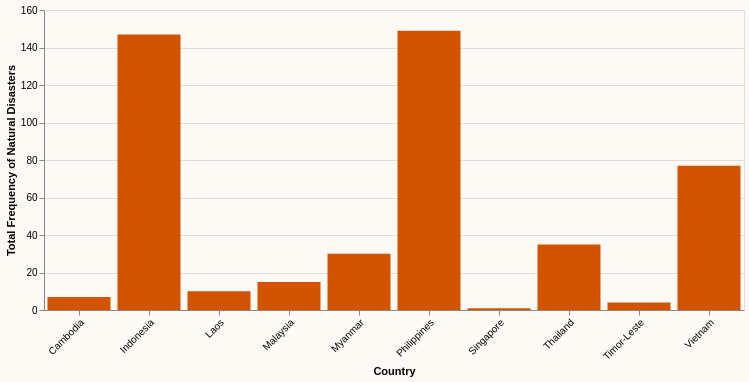

Write the Vega-Lite specification saved for this chart.
### Vega-Lite specification from a JSON file in a GitHub repository (floating-point values rounded to 4 significant figures)
{"$schema": "https://vega.github.io/schema/vega-lite/v5.json", "width": 700, "height": 300, "background": "#fdf9f4", "data": {"values": [{"Country": "Cambodia", "Disaster Type": "Flood", "Frequency": 6, "Proportion": 0.8571}, {"Country": "Cambodia", "Disaster Type": "Storm", "Frequency": 1, "Proportion": 0.1429}, {"Country": "Indonesia", "Disaster Type": "Drought", "Frequency": 1, "Proportion": 0.006803}, {"Country": "Indonesia", "Disaster Type": "Earthquake", "Frequency": 26, "Proportion": 0.1769}, {"Country": "Indonesia", "Disaster Type": "Flood", "Frequency": 85, "Proportion": 0.5782}, {"Country": "Indonesia", "Disaster Type": "Landslide", "Frequency": 23, "Proportion": 0.1565}, {"Country": "Indonesia", "Disaster Type": "Storm", "Frequency": 4, "Proportion": 0.02721}, {"Country": "Indonesia", "Disaster Type": "Volcanic activity", "Frequency": 7, "Proportion": 0.04762}, {"Country": "Indonesia", "Disaster Type": "Wildfire", "Frequency": 1, "Proportion": 0.006803}, {"Country": "Laos", "Disaster Type": "Epidemic", "Frequency": 1, "Proportion": 0.1}, {"Country": "Laos", "Disaster Type": "Flood", "Frequency": 8, "Proportion": 0.8}, {"Country": "Laos", "Disaster Type": "Storm", "Frequency": 1, "Proportion": 0.1}, {"Country": "Malaysia", "Disaster Type": "Earthquake", "Frequency": 1, "Proportion": 0.06667}, {"Country": "Malaysia", "Disaster Type": "Flood", "Frequency": 13, "Proportion": 0.8667}, {"Country": "Malaysia", "Disaster Type": "Landslide", "Frequency": 1, "Proportion": 0.06667}, {"Country": "Myanmar", "Disaster Type": "Earthquake", "Frequency": 3, "Proportion": 0.1}, {"Country": "Myanmar", "Disaster Type": "Epidemic", "Frequency": 1, "Proportion": 0.03333}, {"Country": "Myanmar", "Disaster Type": "Flood", "Frequency": 13, "Proportion": 0.4333}, {"Country": "Myanmar", "Disaster Type": "Landslide", "Frequency": 8, "Proportion": 0.2667}, {"Country": "Myanmar", "Disaster Type": "Mass movement (dry)", "Frequency": 1, "Proportion": 0.03333}, {"Country": "Myanmar", "Disaster Type": "Storm", "Frequency": 4, "Proportion": 0.1333}, {"Country": "Philippines", "Disaster Type": "Earthquake", "Frequency": 16, "Proportion": 0.1074}, {"Country": "Philippines", "Disaster Type": "Epidemic", "Frequency": 9, "Proportion": 0.0604}, {"Country": "Philippines", "Disaster Type": "Flood", "Frequency": 40, "Proportion": 0.2685}, {"Country": "Philippines", "Disaster Type": "Landslide", "Frequency": 5, "Proportion": 0.03356}, {"Country": "Philippines", "Disaster Type": "Storm", "Frequency": 78, "Proportion": 0.5235}, {"Country": "Philippines", "Disaster Type": "Volcanic activity", "Frequency": 1, "Proportion": 0.006711}, {"Country": "Singapore", "Disaster Type": "Epidemic", "Frequency": 1, "Proportion": 1.0}, {"Country": "Thailand", "Disaster Type": "Earthquake", "Frequency": 2, "Proportion": 0.05714}, {"Country": "Thailand", "Disaster Type": "Epidemic", "Frequency": 2, "Proportion": 0.05714}, {"Country": "Thailand", "Disaster Type": "Extreme temperature", "Frequency": 2, "Proportion": 0.05714}, {"Country": "Thailand", "Disaster Type": "Flood", "Frequency": 21, "Proportion": 0.6}, {"Country": "Thailand", "Disaster Type": "Storm", "Frequency": 8, "Proportion": 0.2286}, {"Country": "Timor-Leste", "Disaster Type": "Earthquake", "Frequency": 1, "Proportion": 0.25}, {"Country": "Timor-Leste", "Disaster Type": "Epidemic", "Frequency": 1, "Proportion": 0.25}, {"Country": "Timor-Leste", "Disaster Type": "Flood", "Frequency": 1, "Proportion": 0.25}, {"Country": "Timor-Leste", "Disaster Type": "Storm", "Frequency": 1, "Proportion": 0.25}, {"Country": "Vietnam", "Disaster Type": "Epidemic", "Frequency": 1, "Proportion": 0.01299}, {"Country": "Vietnam", "Disaster Type": "Flood", "Frequency": 36, "Proportion": 0.4675}, {"Country": "Vietnam", "Disaster Type": "Storm", "Frequency": 40, "Proportion": 0.5195}]}, "transform": [{"aggregate": [{"op": "sum", "field": "Frequency", "as": "Total Frequency"}], "groupby": ["Country"]}], "mark": {"type": "bar", "color": "#d35400"}, "encoding": {"x": {"field": "Country", "type": "nominal", "axis": {"labelAngle": -45}}, "y": {"field": "Total Frequency", "type": "quantitative", "axis": {"title": "Total Frequency of Natural Disasters"}}, "tooltip": [{"field": "Country", "type": "nominal", "title": "Country"}, {"field": "Total Frequency", "type": "quantitative", "title": "Total Frequency of Natural Disasters"}]}}
